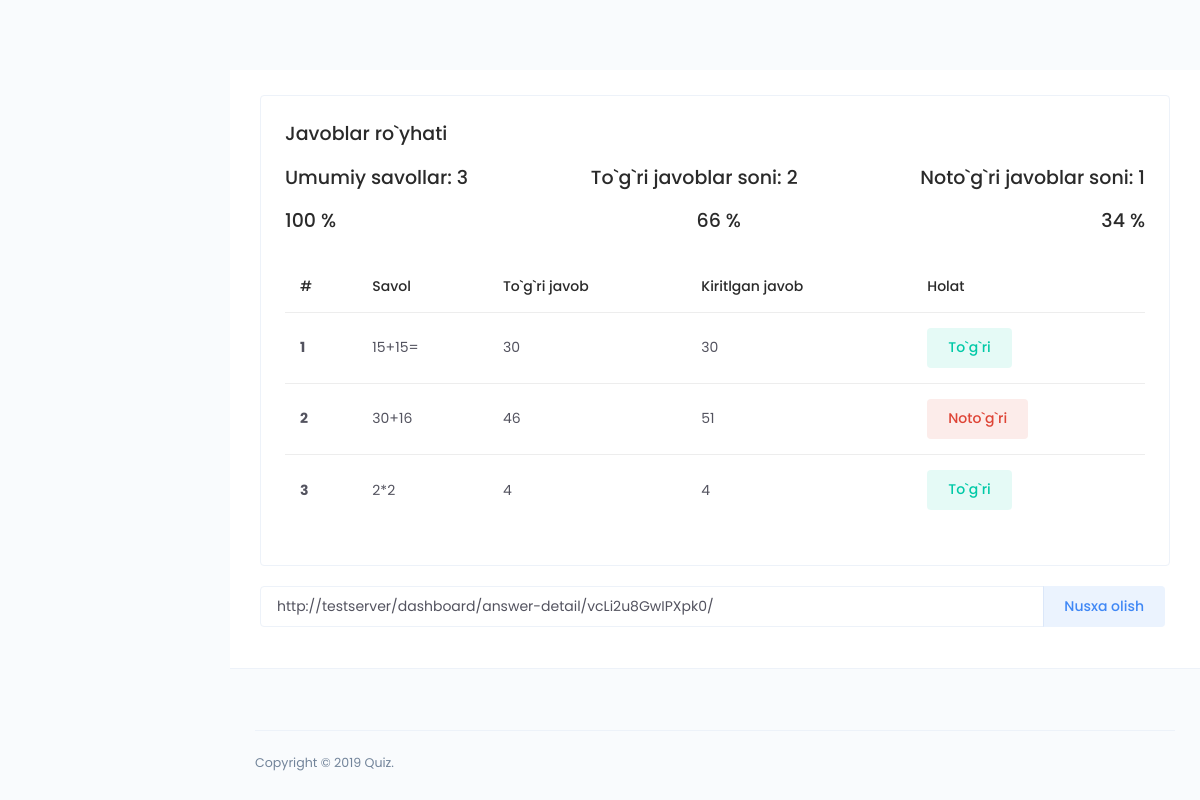
Page /dashboard/answer-detail/vcLi2u8GwIPXpk0/ on the committed database.
### main/models.py (models this page shows, shortened)
class CodeGenerate(models.Model):
    code = models.CharField(max_length=255, blank=True,unique=True)
    class Meta:
        abstract = True

class AnswerDetail(CodeGenerate):
    answer = models.ForeignKey(Answer, on_delete=models.CASCADE)
    question = models.ForeignKey(Question ,on_delete=models.CASCADE)
    user_answer = models.ForeignKey(Option, on_delete=models.CASCADE)
    @property
    def is_correct(self):
        return self.user_answer == self.question.correct_answer

class Question(CodeGenerate):
    name = models.TextField()
    quiz = models.ForeignKey(Quiz, on_delete=models.CASCADE)
    def __str__(self):
        return self.name
    @property
    def correct_answer(self):
        return Option.objects.get(question=self, is_correct=True)

class Option(CodeGenerate):
    name = models.CharField(max_length=255)
    question = models.ForeignKey(Question, on_delete=models.CASCADE)
    is_correct = models.BooleanField(default=False)

### dashboard/views.py (the view)
# urls.py: path('answer-detail/<str:code>/', views.answer_detail, name='answer_detail'),
def answer_detail(request, code):
    answer = models.Answer.objects.get(code=code)
    details = models.AnswerDetail.objects.filter(answer=answer)
    correct = 0
    in_correct = 0
    for detatil in details:
        if detatil.is_correct:
            correct +=1
        else:
            in_correct +=1
    correct_percentage = int(correct * 100 / details.count())
    in_correct_percentage = 100 - correct_percentage
    context = {
        'answer':answer,
        'details':details,
        'correct':correct,
        'in_correct':in_correct,
        'total':details.count(),
        'correct_percentage':int(correct_percentage),
        'in_correct_percentage':in_correct_percentage,
    }
    return render(request, 'answer/detail.html', context)

### templates/answer/detail.html (shortened to what this page needs)
{% extends 'base.html' %}
{% load static %}
{% block content %}
         <div class="main-content">
            <div class="page-header no-gutters">
                <div class="card">
                    <div class="card-body">
                        <div class="d-flex align-items-center justify-content-between m-b-15">
                            <h4 class="m-b-0">Javoblar ro`yhati</h4>
                        </div>
                        <div class="d-flex align-items-center justify-content-between m-b-15">
                            <h4 class="m-b-0">Umumiy savollar: {{total}}</h4>
                            <h4 class="m-b-0">To`g`ri javoblar soni: {{correct}}</h4>
                            <h4 class="m-b-0">Noto`g`ri javoblar soni: {{in_correct}}</h4>
                        </div>
                        <div class="d-flex align-items-center justify-content-between m-b-15">
                            <h4 class="m-b-0">100 %</h4>
                            <h4 class="m-b-0">{{correct_percentage}} %</h4>
                            <h4 class="m-b-0">{{in_correct_percentage}} %</h4>
                        </div>
                        <div class="m-t-25">
                            <div class="table-responsive">
                                <table class="table">
                                    <thead>
                                        <tr>
                                            <th scope="col">#</th>
                                            <th scope="col">Savol</th>
                                            <th scope="col">To`g`ri javob</th>
                                            <th scope="col">Kiritlgan javob</th>
                                            <th scope="col">Holat</th>
                                        </tr>
                                    </thead>
                                    <tbody>
                                        {% for d in details %}
                                        <tr>
                                            <th scope="row">{{forloop.counter}}</th>
                                            <td>{{d.question}}</td>
                                            <td>{{d.question.correct_answer.name}}</td>
                                            <td>{{d.user_answer.name}}</td>
                                            {% if d.is_correct %}
                                            <td><button class="btn btn-success btn-tone m-r-5">To`g`ri</button></td>
                                            {% else %}
                                            <td><button class="btn btn-danger btn-tone m-r-5">Noto`g`ri</button></td>
                                            {% endif %}
                                        </tr>
                                        {% endfor %}
                                    </tbody>
                                </table>
                            </div>
                        </div>
                    </div>
                </div>
                <div class="input-group mb-3">
                    <input type="text" class="form-control" value="{{request.build_absolute_uri}}" aria-label="Recipient's username" aria-describedby="basic-addon2" id="path">
                    <div class="input-group-append">
                        <button class="btn btn-primary btn-tone m-r-5" onclick="CopyText()">
                            Nusxa olish
                        </button>
                    </div>
                </div>
            </div>
        </div>
{% endblock %}

### rows in the picture
AnswerDetail: question "15+15=", question.correct_answer.name "30", user_answer.name "30", shows "To`g`ri"
AnswerDetail: question "30+16", question.correct_answer.name "46", user_answer.name "51", shows "Noto`g`ri"
AnswerDetail: question "2*2", question.correct_answer.name "4", user_answer.name "4", shows "To`g`ri"

### other values in the picture
{{ total }} "3"
{{ correct }} "2"
{{ in_correct }} "1"
{{ correct_percentage }} "66"
{{ in_correct_percentage }} "34"
